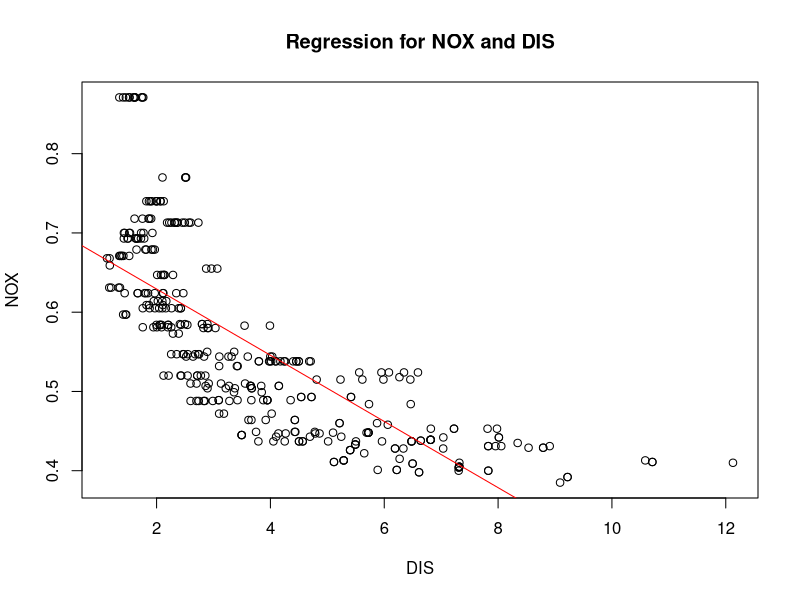
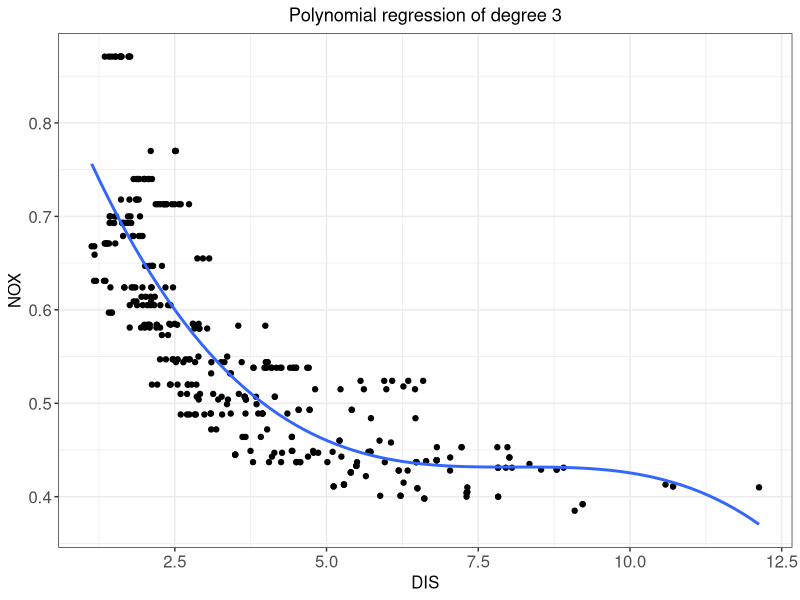
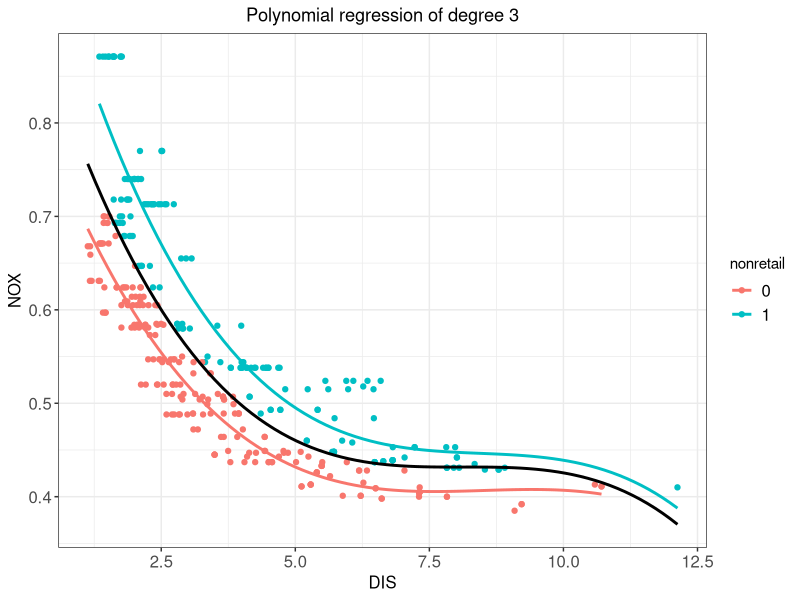
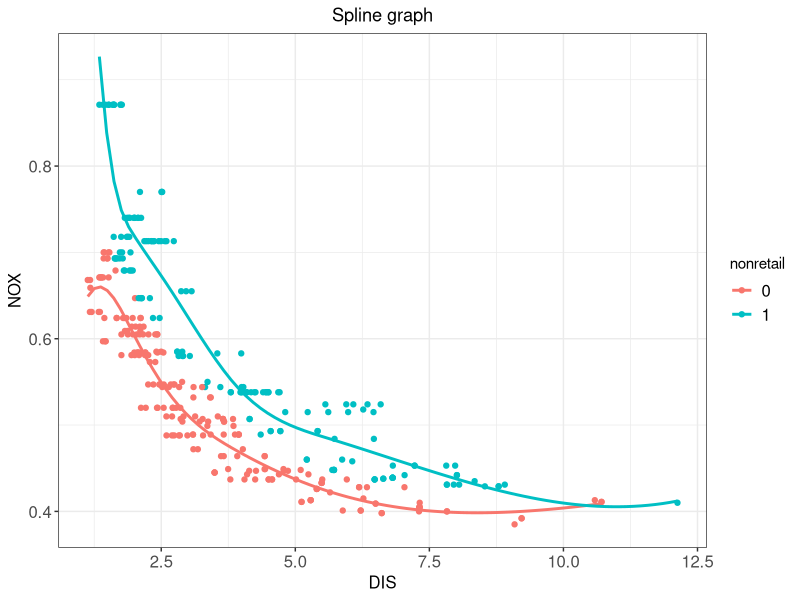
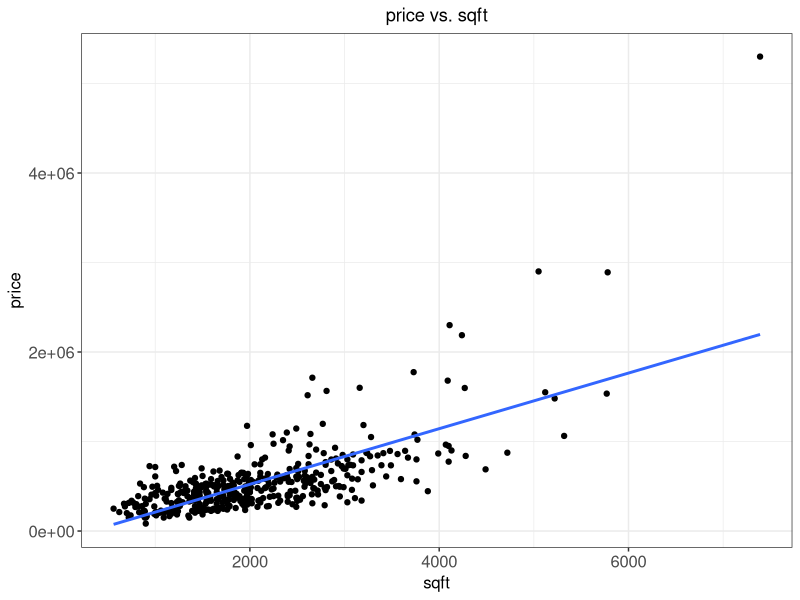
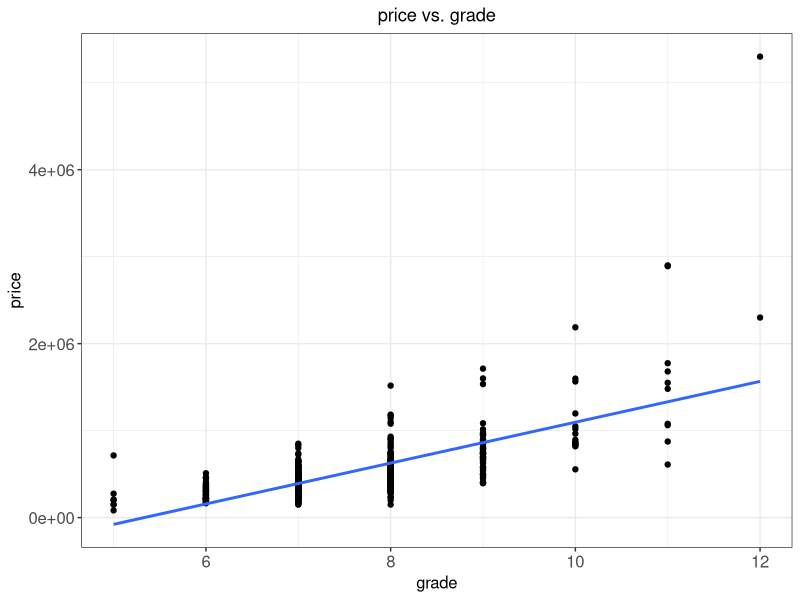
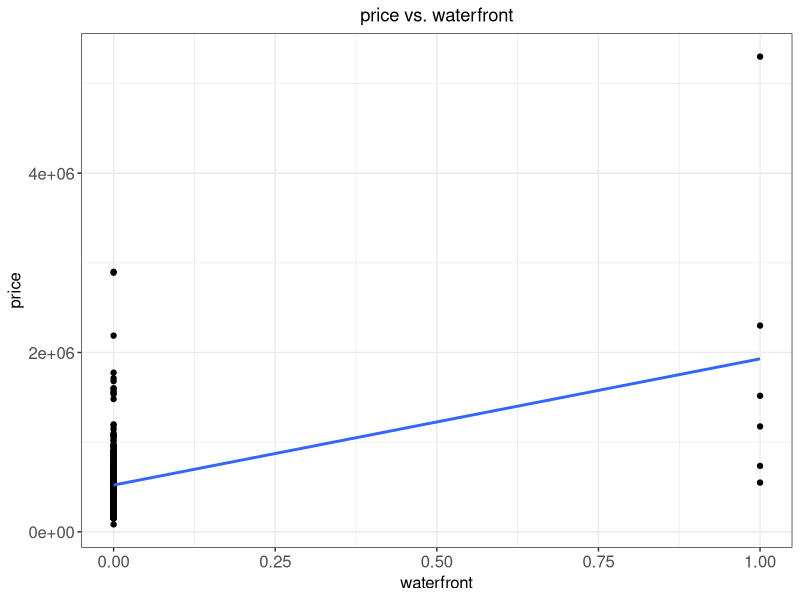
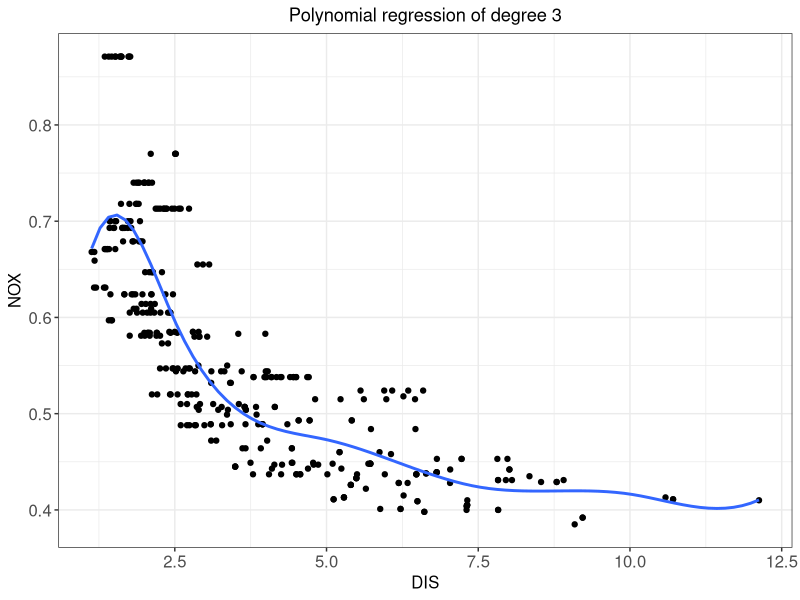

The R script that drew these images, in order: (Note: this script raises an error after producing the figures.)

library(tidyverse)
library(ggrepel)
library(caTools)
library(caret)
library(ROCR)
library(ggplot2)
library(splines)

# --------------------------------------------------------------------------------- #
#### Problem 1
# --------------------------------------------------------------------------------- #
# Import the dataset
###### TRY AND CONVERT nonretail to a factor!!!!!!!

boston = read.csv('boston.csv')
boston$nonretail = as_factor(boston$nonretail)
# Split the data set into training and testing data sets
set.seed(123)
split = createDataPartition(boston$nox, p = 0.7, list = FALSE) 
boston.train = boston[split,]
boston.test = boston[-split,]

head(boston.test)
str(boston.train)
# --------------------------------------------------------------------------------- #
#### Problem 1a
# Run the linear regression. Nox is the dependent var. DIS is the independent
regressor = lm(formula = nox ~ dis, data = boston.train)
summary(regressor)

#Run the prediction on the test data set
prediction_Test_Set = predict(regressor, newdata = boston.test)

#Obtain the R^2 value of the test data set. 
SSR_of_model <- sum((prediction_Test_Set-boston.test$nox)^2)
SSR_of_baseline <- sum((mean(boston.train$nox)-boston.test$nox)^2)
OSR2 <- 1-(SSR_of_model/SSR_of_baseline )
OSR2
# plot a scatter plot
plot(boston.train$dis,boston.train$nox,
     main='Regression for NOX and DIS',
     xlab='DIS',ylab='NOX')
# plot a regression line
abline(regressor,col='red')


# --------------------------------------------------------------------------------- #
#### Problem 1b
# Run the linear regression. Nox is the dependent var. DIS is the independent
regressor_poly = lm(formula = nox ~ poly(dis, degree=3), data = boston.train)
summary(regressor_poly)

#Run the prediction on the test data set
prediction_Test_Set_poly = predict(regressor_poly, newdata = boston.test)

#Obtain the R^2 value of the test data set. 
SSR_of_model <- sum((prediction_Test_Set_poly-boston.test$nox)^2)
SSR_of_baseline <- sum((mean(boston.train$nox)-boston.test$nox)^2)
OSR2 <- 1-(SSR_of_model/SSR_of_baseline )
OSR2
# plot a scatter plot
ggplot(data=boston.train,aes(x=dis, y=nox)) +
  geom_point() +
  stat_smooth(method = "lm", formula = y ~ poly(x, degree=3),se = FALSE) +
  theme_bw() +
  xlab('DIS') +
  ylab("NOX") +
  ggtitle("Polynomial regression of degree 3") +
  theme(axis.title=element_text(size=12), 
       axis.text=element_text(size=12), 
       legend.text=element_text(size=12),
       plot.title = element_text(hjust = 0.5))


# --------------------------------------------------------------------------------- #
#### Question 4c


## Run regressor with the nonretail factor. This generates really good R^2
regressor_splines = lm(formula = nox ~ poly(dis,df=3)*(nonretail), data = boston.train)
summary(regressor_splines)

#Run the prediction on the test data set
prediction_Test_Set_spline = predict(regressor_splines, newdata = boston.test)

#Obtain the R^2 value of the test data set. 
SSR_of_model <- sum((prediction_Test_Set_spline-boston.test$nox)^2)
SSR_of_baseline <- sum((mean(boston.train$nox)-boston.test$nox)^2)
OSR2 <- 1-(SSR_of_model/SSR_of_baseline )
OSR2

#Generate a subset with nonretail = 1
boston.train_1 = subset(boston.train, boston.train$nonretail == 1)
boston.train_1
#Generate a subset with nonretail = 0
boston.train_0 = subset(boston.train, boston.train$nonretail == 0)
boston.train_0

#Create two new regressors. These are for nonretail =0 & 1. These regressors will be used
#below in the ggplot
# regressor_splines_1 = lm(formula = nox ~ poly(dis,df=3), data = boston.train_1)
# regressor_splines_0 = lm(formula = nox ~ poly(dis,df=3), data = boston.train_0)
# 
# #First plot the old regressor, then plot the two new regressors. 
# ggplot(data=boston.train,aes(x=dis, y=nox, color=nonretail)) +
#   geom_point() +
#   stat_smooth(method = "lm", formula = y ~ poly(x, degree=3),se = FALSE, 
#               color = "red") +
#   geom_smooth(data = boston.train_0,aes(x=dis, y=nox), 
#               method = "lm", formula = y ~ poly(x, degree=3), se=FALSE) +
#   geom_smooth(data = boston.train_1,aes(x=dis, y=nox), 
#               method = "lm", formula = y ~ poly(x, degree=3), se=FALSE, color = "blue") +
#   theme_bw() +
#   xlab('DIS') +
#   ylab("NOX") +
#   ggtitle("Polynomial regression of degree 3") +
#   theme(axis.title=element_text(size=12), 
#         axis.text=element_text(size=12), 
#         legend.text=element_text(size=12),
#         plot.title = element_text(hjust = 0.5))

ggplot(data=boston.train,aes(x=dis, y=nox, color=nonretail)) +
  geom_point() +
  stat_smooth(method = "lm", formula = y ~ poly(x, degree=3),se = FALSE, 
              color = "black") +
  geom_smooth(method = "lm", formula = y ~ poly(x,df=3), se=FALSE) +
  theme_bw() +
  xlab('DIS') +
  ylab("NOX") +
  ggtitle("Polynomial regression of degree 3") +
  theme(axis.title=element_text(size=12), 
        axis.text=element_text(size=12), 
        legend.text=element_text(size=12),
        plot.title = element_text(hjust = 0.5))

# --------------------------------------------------------------------------------- #
#### Question 4d


knots_bos <- quantile(boston.train$dis, p = c(0.2, 0.4, 0.6, 0.8))

regressor_splines_2 = lm(formula = nox ~ bs(dis,knots=c(knots_bos[1], 
                       knots_bos[2], knots_bos[3], knots_bos[4]))*nonretail,
                       data = boston.train)
summary(regressor_splines_2)

ggplot(data=boston.train,aes(x=dis, y=nox, color=nonretail)) +
  geom_point() +
  stat_smooth(method = "lm", formula = y ~ bs(x,knots=c(knots_bos[1], 
              knots_bos[2], knots_bos[3], knots_bos[4])),se = FALSE) +
  theme_bw() +
  xlab('DIS') +
  ylab("NOX") +
  ggtitle("Spline graph") +
  theme(axis.title=element_text(size=12), 
        axis.text=element_text(size=12), 
        legend.text=element_text(size=12),
        plot.title = element_text(hjust = 0.5))

#Run the prediction on the test data set
prediction_Test_Set_spline_2 = predict(regressor_splines_2, newdata = boston.test)

#Obtain the R^2 value of the test data set. 
SSR_of_model <- sum((prediction_Test_Set_spline_2-boston.test$nox)^2)
SSR_of_baseline <- sum((mean(boston.train$nox)-boston.test$nox)^2)
OSR2 <- 1-(SSR_of_model/SSR_of_baseline )
OSR2



# # ------ The below code for exercise 1d will plot the splines on the data set.
# #Generate a subset with nonretail = 1
# boston.train_1 = subset(boston.train, boston.train$nonretail == 1)
# boston.train_1
# #Generate a subset with nonretail = 0
# boston.train_0 = subset(boston.train, boston.train$nonretail == 0)
# boston.train_0
# 
# #Create two new regressors. These are for nonretail =0 & 1. These regressors will be used
# #below in the ggplot
# regressor_splines_1 = lm(formula = nox ~ bs(dis,knots=c(knots_bos[1],
#                          knots_bos[2], knots_bos[3], knots_bos[4])),
#                          data = boston.train_1)
# regressor_splines_0 = lm(formula = nox ~ bs(dis,knots=c(knots_bos[1],
#                          knots_bos[2], knots_bos[3], knots_bos[4])),
#                          data = boston.train_0)
# 
# ggplot(data=boston.train,aes(x=dis, y=nox, color=nonretail)) +
#   geom_point() +
#   geom_smooth(data = boston.train_0,aes(x=dis, y=nox),
#               method = "lm", formula = y ~ bs(x,knots=c(knots_bos[1],
#               knots_bos[2], knots_bos[3], knots_bos[4])), se=FALSE) +
#   geom_smooth(data = boston.train_1,aes(x=dis, y=nox),
#               method = "lm", formula = y ~ bs(x,knots=c(knots_bos[1],
#               knots_bos[2], knots_bos[3], knots_bos[4])), se=FALSE, color = "blue") +
#   theme_bw() +
#   xlab('DIS') +
#   ylab("NOX") +
#   ggtitle("Spline graph Question 1 part d") +
#   theme(axis.title=element_text(size=12),
#         axis.text=element_text(size=12),
#         legend.text=element_text(size=12),
#         plot.title = element_text(hjust = 0.5))

# --------------------------------------------------------------------------------- #
#### Problem 2

kc_raw = read.csv("kc_house.csv")
str(kc_raw)



# --------------------------------------------------------------------------------- #
#### Problem 2a

# Find the correlation
corMatrix = cor(kc_raw)

flattenCorrMatrix <- function(cormat, pmat) {
  ut <- upper.tri(cormat)
  data.frame(
    row = rownames(cormat)[row(cormat)[ut]],
    column = rownames(cormat)[col(cormat)[ut]],
    cor  =(cormat)[ut],
    p = pmat[ut]
  )
}
library(Hmisc)

res2<-rcorr(as.matrix(kc_raw))
matrix = flattenCorrMatrix(res2$r, res2$P)

# Plot based on variables I think are important 
# Variables: sqft_living, grade, and waterfront
regressor = lm(formula = price ~., data = kc_raw)
summary(regressor)

ggplot(data=kc_raw,aes(x=sqft_living, y=price)) +
  geom_point() +
  geom_smooth(method = lm, se = FALSE) +
  theme_bw() +
  xlab('sqft') +
  ylab("price") +
  ggtitle("price vs. sqft") +
  theme(axis.title=element_text(size=12), 
        axis.text=element_text(size=12), 
        legend.text=element_text(size=12),
        plot.title = element_text(hjust = 0.5))

ggplot(data=kc_raw,aes(x=grade, y=price)) +
  geom_point() +
  geom_smooth(method = lm, se = FALSE) +
  theme_bw() +
  xlab('grade') +
  ylab("price") +
  ggtitle("price vs. grade") +
  theme(axis.title=element_text(size=12), 
        axis.text=element_text(size=12), 
        legend.text=element_text(size=12),
        plot.title = element_text(hjust = 0.5))

ggplot(data=kc_raw,aes(x=waterfront, y=price)) +
  geom_point() +
  geom_smooth(method = lm, se = FALSE) +
  theme_bw() +
  xlab('waterfront') +
  ylab("price") +
  ggtitle("price vs. waterfront") +
  theme(axis.title=element_text(size=12), 
        axis.text=element_text(size=12), 
        legend.text=element_text(size=12),
        plot.title = element_text(hjust = 0.5))

# --------------------------------------------------------------------------------- #
#### Problem 2b

pp <- preProcess(kc_raw, method=c("center", "scale"))
kc <- predict(pp, kc_raw)
set.seed(123)
train.obs <- sort(sample(seq_len(nrow(kc)), 0.7*nrow(kc))) 
train <- kc[train.obs,]
test <- kc[-train.obs,]

regressor = lm(formula = price ~ sqft_living + waterfront + view +
                 grade + yr_built + lat + long, data = train)
summary(regressor)

#Run the prediction on the test data set
prediction = predict(regressor, newdata = test)

#Obtain the R^2 value of the test data set. 
SSR_of_model <- sum((prediction-test$price)^2)
SSR_of_baseline <- sum((mean(train$price)-test$price)^2)
OSR2 <- 1-(SSR_of_model/SSR_of_baseline )
OSR2








##TESTING Below this line is the dark abyss. Do not venture. 


knots_bos <- quantile(boston.train$dis, p = c(0.2, 0.4, 0.6, 0.8))


## Run regressor with the nonretail factor. This generates really good R^2
regressor_splines = lm(formula = nox ~ bs(dis,knots=c(2.5, 5.0, 7.5, 10.0))*factor(nonretail),
                       data = boston.train)
summary(regressor_splines)

ggplot(data=boston.train,aes(x=dis, y=nox)) +
  geom_point() +
  stat_smooth(method = "lm", formula = y ~ bs(x,knots=c(2.5, 5.0, 7.5, 10.0)),se = FALSE) +
  theme_bw() +
  xlab('DIS') +
  ylab("NOX") +
  ggtitle("Polynomial regression of degree 3") +
  theme(axis.title=element_text(size=12), 
        axis.text=element_text(size=12), 
        legend.text=element_text(size=12),
        plot.title = element_text(hjust = 0.5))



models = boston.train %>% 
  split(boston.train$nonretail) %>% 
  map(~lm(formula = nox ~ poly(dis,df=3), data = boston.train))
models

predict(regressor_splines_0, newdata=x_values)

newdat = data.frame(x_values) 
y_data = data.frame(predict(regressor_splines_0,x_values))
appended 

model.predictions = map_df(models, ~cbind(newdat, Petal.Width=predict(.x, newdat)),
                          .id="Species")



x_values = c(2,2.5,3,3.5,4,4.5,5.5,6,6.5,7,7.5,8,8.5,9,9.5,10,11,12)
grid <- data.frame(x_values)
grid %>% add_predictions(regressor_splines_0)

#Keep data only if nonretail is 1
boston.train_1 = subset(boston.train, boston.train$nonretail == 1)
boston.train_1
boston.train_0 = subset(boston.train, boston.train$nonretail == 0)
boston.train_0 
plot(boston.train$nox,boston.train$dis)
lines(sort(boston.train_0$dis),
      fitted(regressor_splines_0)[order(boston.train_0$dis)],
      col = "red")
lines(sort(boston.train_1$dis),
      fitted(regressor_splines_1)[order(boston.train_1$dis)],
      col = "blue")

regressor_splines_1 = lm(formula = nox ~ poly(dis,df=3), data = boston.train_1)
regressor_splines_0 = lm(formula = nox ~ poly(dis,df=3), data = boston.train_0)

total_data = data.frame(x = boston.train$dis,
                        y1 = )

ggplot() +
  geom_line(aes(y = boston.train_1$nox))



d = data.frame(actual=boston.train$nox, predicted = predict(regressor_splines,data=boston.train))
plot.actual.vs.predicted(d)
gam.2.for.nice.plots = gam(count~ns(pickup_hour_qtr,6) + 
                             factor(pickup_wday) + ns(previous,6), data=train.new)
plot(gam.2.for.nice.plots, se=TRUE,col="red")

models = boston.train %>% 
  split(boston.train$nonretail) %>% 
  map(~lm(formula = nox ~ poly(dis,df=3), data = boston.train))
models
# 
newdat = data.frame(Sepal.Width=seq(min(iris$Sepal.Width), max(iris$Sepal.Width), length=20)) 
# 
# model.predictions = map_df(models, ~cbind(newdat, Petal.Width=predict(.x, newdat)),
#                            .id="Species")
# 
# newdat = data.frame(Bos.dis=seq(min(boston.train$dis), max(boston.train$dis) , length=20))
# model.predictions = map_df(models, ~cbind(newdat, Bos.nox=predict(.x, newdat)),
#                            .id="nonretail") 
#newdat = data.frame(boston.train$dis) 

predict(models[1], boston.train)
predict(models[2], boston.train)
model.predictions = data.frame(predict(models[2], boston.train), boston.train$dis)
model.predictions
#model.predictions = map_df(models, ~cbind(newdat, bos.nox=predict(.x, boston.train)),
#                          .id="nonretail") 

ggplot(data=boston.train,aes(x=dis, y=nox), color=nonretail) +
  geom_point() +
  geom_smooth(size=1.5, se=FALSE, formula=y ~ bs(x,3), method="lm") +
  theme_bw() +
  xlab('DIS') +
  ylab("NOX") +
  geom_line(data=data.frame(boston.train$x, predict(models[2], boston.train))) +
  ggtitle("Polynomial regression of degree 3") +
  theme(axis.title=element_text(size=12), 
        axis.text=element_text(size=12), 
        legend.text=element_text(size=12),
        plot.title = element_text(hjust = 0.5))



# Run the linear regression. Nox is the dependent var. DIS is the independent
regressor_poly_3 = lm(formula = nox ~ (poly(dis, degree=3)), data = boston.train)
summary(regressor_poly)

plot(nox~dis, boston.train)
lines(boston.train$dis, predict(regressor_poly_3), col = 'blue')

boston.train$retail1_dis = boston.train$nonretail*boston.train$dis
boston.train$retail0_dis = (boston.train$nonretail-1)*boston.train$dis*-1

regressor_poly3_retail1 = lm(formula = nox ~ (poly(retail1_dis, degree=3)), data = boston.train)
regressor_poly3_retail0 = lm(formula = nox ~ (poly(retail0_dis, degree=3)), data = boston.train)



ggplot(data=boston.train,aes(x=dis, y=nox, color=nonretail)) +
  geom_point() +
  theme_bw() +
  xlab('DIS') +
  ylab("NOX") +
  ggtitle("Polynomial regression of degree 3") +
  theme(axis.title=element_text(size=12), 
        axis.text=element_text(size=12), 
        legend.text=element_text(size=12),
        plot.title = element_text(hjust = 0.5))

lines(boston.train$dis, predict(regressor_poly3_retail0), col = 'green')


#Run the prediction on the test data set
prediction_Test_Set_poly = predict(regressor_poly, newdata = boston.test)

#Obtain the R^2 value of the test data set. 
SSR_of_model <- sum((prediction_Test_Set_poly-boston.test$nox)^2)
SSR_of_baseline <- sum((mean(boston.train$nox)-boston.test$nox)^2)
OSR2 <- 1-(SSR_of_model/SSR_of_baseline )
OSR2

  
